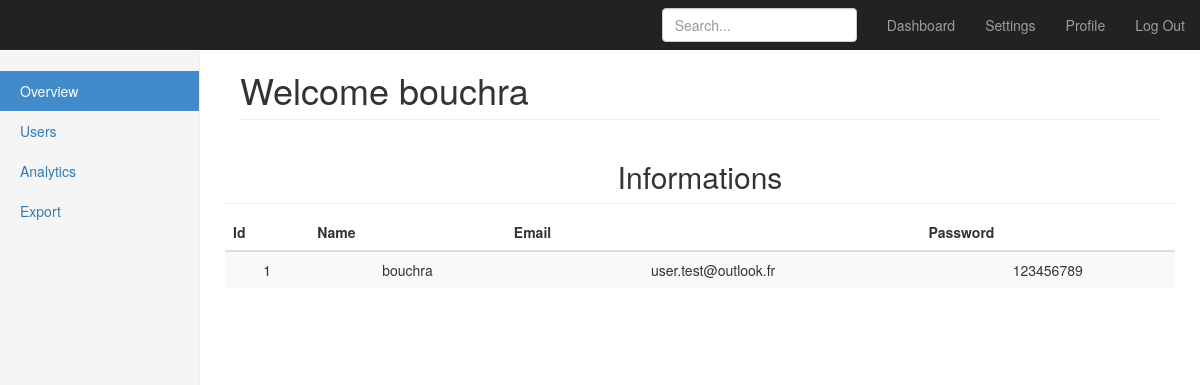
Before: /profile with the older database file.
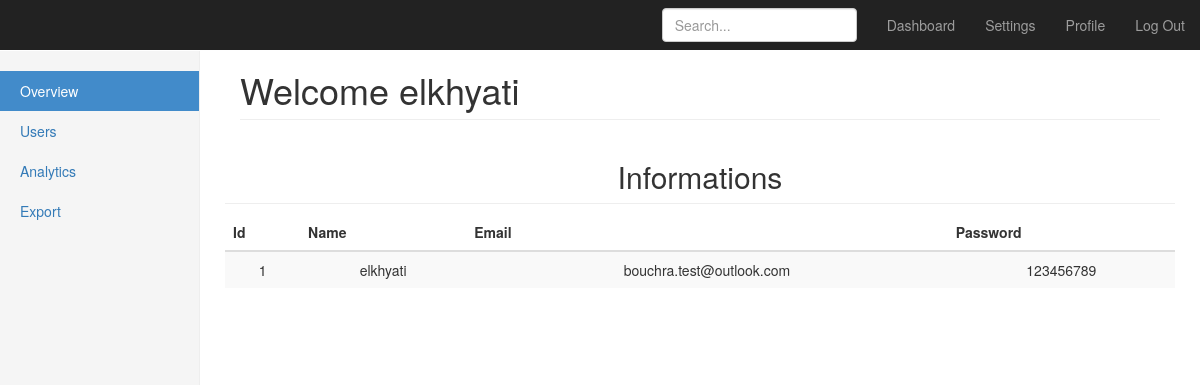
After: the same page with the newer database file.
### model.py (models this page shows)
class User(db.Model):
    id = db.Column(db.Integer, primary_key=True)
    username = db.Column(db.String(15), unique=True)
    email = db.Column(db.String(50), unique=True)
    password =db.Column(db.String(80))

### app.py (the view)
@app.route('/profile')
def profile():
    user = User.query.first()
    return render_template('profile.html',user=user)

### templates/profile.html (shortened to what this page needs)
{% extends "bootstrap/base.html" %}
{% block styles %}
{{super()}}
<link rel="stylesheet" href="{{url_for('.static', filename='dashboard.css')}}">
{% endblock %}
{% block content %}
    <nav class="navbar navbar-inverse navbar-fixed-top">
      <div class="container-fluid">
        <div class="navbar-header">
          <a class="navbar-brand" href="#"></a>
        </div>
        <div id="navbar" class="navbar-collapse collapse">
          <ul class="nav navbar-nav navbar-right">
            <li><a href="{{ url_for('dashboard') }}">Dashboard</a></li>
            <li><a href="{{ url_for('update') }}">Settings</a></li>
            <li><a href="{{ url_for('profile') }}">Profile</a></li>
            <li><a href="{{ url_for('index') }}">Log Out</a></li>
          </ul>
          <form class="navbar-form navbar-right">
            <input type="text" class="form-control" placeholder="Search...">
          </form>
        </div>
      </div>
    </nav>
    <div class="container-fluid">
      <div class="row">
        <div class="col-sm-3 col-md-2 sidebar">
          <ul class="nav nav-sidebar">
            <li class="active"><a href="#">Overview <span class="sr-only">(current)</span></a></li>
            <li><a href="{{ url_for('show_all') }}">Users</a></li>
            <li><a href="#">Analytics</a></li>
            <li><a href="#">Export</a></li>
          </ul>
        </div>
        <div class="col-sm-9 col-sm-offset-3 col-md-10 col-md-offset-2 main">
          <h1 class="page-header">Welcome {{user.username}} </h1>
          <div class="row placeholders">
          <h2 class="sub-header"> Informations  </h2>
          <div class="table-responsive">
            <table class="table table-striped">
              <thead>
                <tr>
                  <th>Id</th>
                  <th>Name</th>
                  <th>Email</th>
                  <th>Password</th>
                </tr>
              </thead>
              <tbody>
                <tr>
                  <td>{{user.id}}</td>
                  <td>{{user.username}}</td>
                  <td>{{user.email}}</td>
                  <td>{{user.password}}</td>
                </tr>
              </tbody>
            </table>
          </div>
        </div>
      </div>
    </div>
{% endblock %}

### static/dashboard.css (style rules this page uses)
body { padding-top: 50px; }
.sub-header { padding-bottom: 10px; border-bottom: 1px solid #eee; }
.navbar-fixed-top { border: 0; }
.sidebar { display: none; }
@media (min-width: 768px) { .sidebar { position: fixed; top: 51px; bottom: 0; left: 0; z-index: 1000; display: block; padding: 20px; overflow-x: hidden; overflow-y: auto; background-color: #f5f5f5; border-right: 1px solid #eee; } }
.nav-sidebar { margin-right: -21px; margin-bottom: 20px; margin-left: -20px; }
.nav-sidebar > li > a { padding-right: 20px; padding-left: 20px; }
.nav-sidebar > .active > a, .nav-sidebar > .active > a:hover, .nav-sidebar > .active > a:focus { color: #fff; background-color: #428bca; }
.main { padding: 20px; }
@media (min-width: 768px) { .main { padding-right: 40px; padding-left: 40px; } }
.main .page-header { margin-top: 0; }
.placeholders { margin-bottom: 30px; text-align: center; }

Changed rows visible on the page:
changed User id 1: username "bouchra" → "elkhyati"; email "user.test@outlook.fr" → "bouchra.test@outlook.com"
